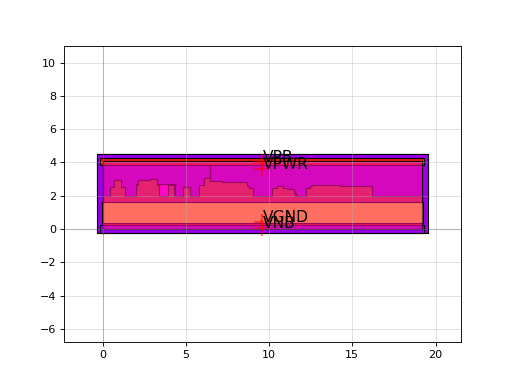

Recreate this plot in Python.
import sky130

c = sky130.components.sky130_fd_sc_hvl__sdfrtp_1()
c.plot()
